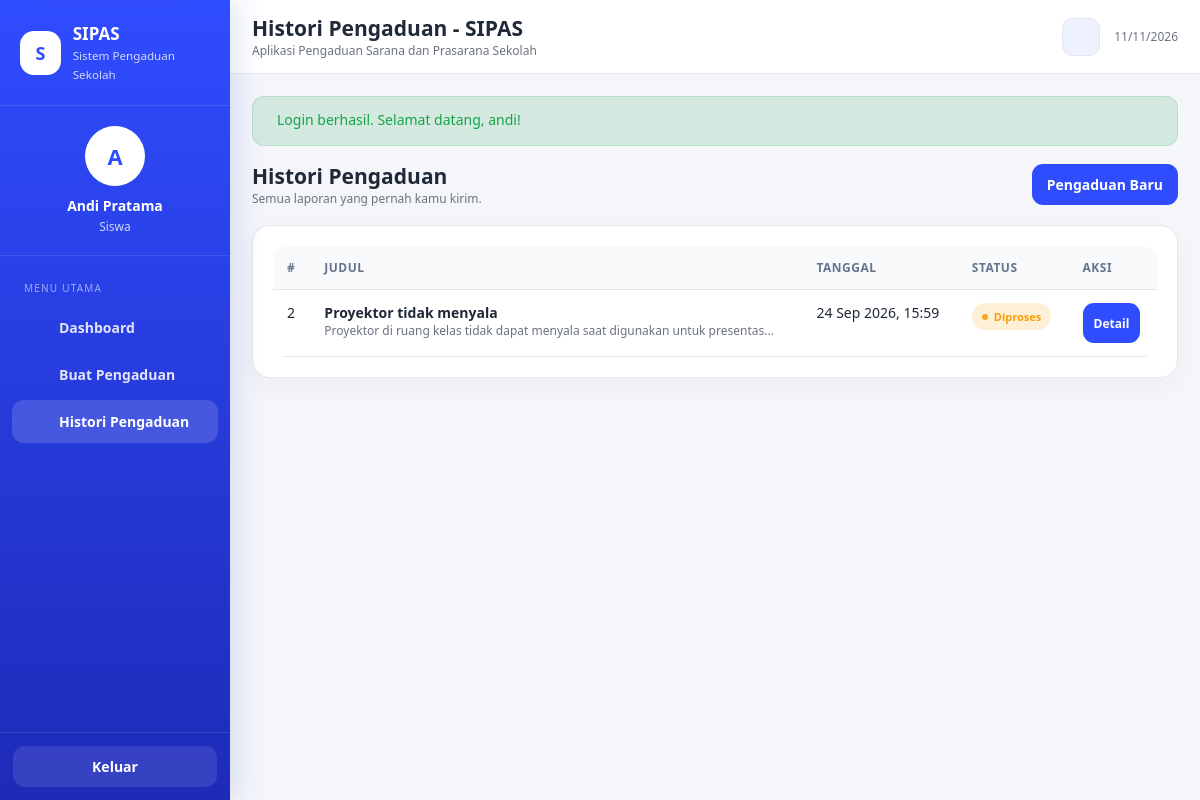
Screenshot of /index.php?page=histori (signed in) with the database file from the repository.
### tables this page shows
CREATE TABLE `pengaduan` (
  `id_pengaduan` int(10) UNSIGNED NOT NULL,
  `id_siswa` int(10) UNSIGNED NOT NULL,
  `judul_pengaduan` varchar(150) NOT NULL,
  `isi_pengaduan` text NOT NULL,
  `foto_bukti` varchar(255) DEFAULT NULL,
  `tanggal_pengaduan` datetime NOT NULL DEFAULT current_timestamp(),
  `status` enum('Diajukan','Diproses','Selesai','Ditolak') NOT NULL DEFAULT 'Diajukan'
);

### controllers/PengaduanController.php (called while the page is built, shortened)
<?php
class PengaduanController
{
    private $pengaduan;
    public function __construct($db)
    {
        $this->pengaduan = new PengaduanModel($db);
    }
    public function history() {
        view('siswa/histori', ['histori'=>$this->pengaduan->findBySiswa((int) $_SESSION['id_siswa'])]);
    }
}

### models/PengaduanModel.php (called while the page is built, shortened)
<?php
class PengaduanModel
{
    private $db;
    public function __construct($db)
    {
        $this->db = $db;
    }
    public function findBySiswa($idSiswa) {
        $stmt = $this->db->prepare('SELECT p.* FROM pengaduan p WHERE p.id_siswa = ? ORDER BY p.tanggal_pengaduan DESC, p.id_pengaduan DESC');
        $stmt->execute([$idSiswa]);
        return $stmt->fetchAll();
    }
}

### views/siswa/histori.php (the view)
<?php
$title='Histori Pengaduan - SIPAS'; $menu='histori'; require __DIR__ . '/../layout/header.php'; ?>
<div class="page-actions">
    <div><h2>Histori Pengaduan</h2><div class="small muted">Semua laporan yang pernah kamu kirim.</div></div>
    <a class="btn btn-primary" href="index.php?page=kirim-pengaduan"><?= uiIcon('plus') ?><span>Pengaduan Baru</span></a>
</div>
<div class="card">
    <div class="card-body">
        <?php if (empty($histori)): ?>
            <div class="empty-state">
                <div class="empty-state-icon"><?= uiIcon('history') ?></div>
                <h3>Belum ada pengaduan</h3>
                <p>Belum ada laporan yang tercatat di akunmu.</p>
                <a class="btn btn-primary" href="index.php?page=kirim-pengaduan"><?= uiIcon('plus') ?><span>Buat Pengaduan</span></a>
            </div>
        <?php else: ?>
            <div class="table-wrap">
                <table class="table">
                    <thead><tr><th>#</th><th>Judul</th><th>Tanggal</th><th>Status</th><th>Aksi</th></tr></thead>
                    <tbody>
                    <?php   foreach($histori as $item): ?>
                        <tr>
                            <td><?= (int)$item['id_pengaduan'] ?></td>
                            <td><strong><?= e($item['judul_pengaduan']) ?></strong><div class="small muted"><?= e(excerpt($item['isi_pengaduan'], 75)) ?></div></td>
                            <td><?= e(formatTanggal($item['tanggal_pengaduan'])) ?></td>
                            <td><?= statusBadge($item['status']) ?></td>
                            <td><a class="btn btn-primary btn-sm" href="index.php?page=siswa-detail&id=<?= (int)$item['id_pengaduan'] ?>">Detail</a></td>
                        </tr>
                    <?php endforeach; ?>
                    </tbody>
                </table>
            </div>
        <?php endif; ?>
    </div>
</div>
<?php require __DIR__ . '/../layout/footer.php'; ?>

### helpers.php (shortened to what this page needs)
<?php
function e($value) {
    return htmlspecialchars((string) $value, ENT_QUOTES | ENT_SUBSTITUTE, 'UTF-8');
}
function textLength($text) {
    $text = (string) $text;
    if (function_exists('mb_strlen')) return mb_strlen($text, 'UTF-8');
    $n = preg_match_all('/./us', $text, $m);
    return $n === false ? strlen($text) : $n;
}
function excerpt($text, $length) {
    $text = (string) $text;
    $length = (int) $length;
    if (function_exists('mb_substr')) {
        return mb_substr($text, 0, $length, 'UTF-8') . '...';
    }
    return substr($text, 0, $length) . '...';
}
function formatTanggal($tanggal) {
    $ts = strtotime($tanggal);
    $bulan = [1=>'Jan','Feb','Mar','Apr','Mei','Jun','Jul','Agu','Sep','Okt','Nov','Des'];
    return date('d', $ts) . ' ' . $bulan[(int) date('n', $ts)] . ' ' . date('Y, H:i', $ts);
}
function statusBadge($status) {
    $map = [
        'Diajukan' => 'badge-info',
        'Diproses' => 'badge-warning',
        'Selesai' => 'badge-success',
        'Ditolak' => 'badge-danger',
    ];
    $class = isset($map[$status]) ? $map[$status] : 'badge-muted';
    return '<span class="badge ' . e($class) . '" role="status"><span class="badge-dot" aria-hidden="true"></span>' . e($status) . '</span>';
}
function view($file, $data = []) {
    extract($data);
    require __DIR__ . '/views/' . $file . '.php';
}

### assets/style.css (style rules this page uses)
:root { --primary: #2f4cff; --primary-dark: #1e2bb8; --bg: #f4f6fa; --card: #fff; --card-alt: #f8fafc; --text: #1f2937; --muted: #6b7280; --border: #e5e7eb; --success: #16a34a; --warning: #f59e0b; --danger: #dc2626; --info: #2563eb; --input-bg: #fff; --input-border: #d7dce5; --shadow-card: rgba(15, 23, 42, .04); --shadow-row: rgba(15, 23, 42, .035); --sidebar-grad-1: #2f4cff; --sidebar-grad-2: #1e2bb8; --sidebar-shadow: rgba(30, 43, 184, .13); --chip-bg: #eef2ff; --btn-secondary-bg: #eef2f7; --btn-secondary-text: #334155; --table-th-bg: #f8fafc; --table-th-text: #64748b; --timeline-line: #dbe2ff; --timeline-dot-ring: #e9edff; --auth-bg-1: #ffffff; --auth-bg-2: #f4f6fa; --auth-hero-1: #f8fafc; --auth-hero-2: #eef2ff; --backdrop: rgba(15, 23, 42, .38); }
* { box-sizing: border-box; }
html { height: 100%; }
html, body { margin: 0; padding: 0; font-family: "Segoe UI", Tahoma, Arial, sans-serif; background: var(--bg); color: var(--text); font-size: 14px; min-height: 100%; overflow-x: hidden; transition: background-color .2s ease, color .2s ease; }
body { -webkit-text-size-adjust: 100%; min-height: 100dvh; padding-top: env( safe-area-inset-top, 0px ); padding-bottom: env( safe-area-inset-bottom, 0px ); }
a { text-decoration: none; color: inherit; }
.card { background: var(--card); border: 1px solid var(--border); border-radius: 18px; box-shadow: 0 8px 24px var(--shadow-card); }
.card-body { padding: 20px; }
.btn { border: 0; border-radius: 11px; padding: 11px 15px; display: inline-flex; align-items: center; justify-content: center; gap: 8px; font-weight: 700; cursor: pointer; }
.btn-primary { background: var(--primary); color: #fff; }
.btn-sm { padding: 8px 11px; font-size: 12px; }
.table-wrap { width: 100%; overflow-x: auto; overflow-y: hidden; -webkit-overflow-scrolling: touch; border-radius: 14px; }
.table { width: 100%; border-collapse: collapse; min-width: 700px; }
.table td, .table th { word-break: normal; }
.table th, .table td { padding: 13px 14px; border-bottom: 1px solid var(--border); vertical-align: top; text-align: left; }
.table th { font-size: 12px; text-transform: uppercase; letter-spacing: .04em; color: var(--table-th-text); background: var(--table-th-bg); }
.badge { display: inline-flex; align-items: center; padding: 6px 10px; border-radius: 999px; font-size: 11px; font-weight: 800; }
.badge-warning { background: rgba(245,158,11,.16); color: var(--warning); }
.page-actions { display: flex; justify-content: space-between; align-items: center; gap: 12px; margin-bottom: 18px; }
.muted { color: var(--muted); }
.small { font-size: 12px; }
button, a, input, textarea, select { -webkit-tap-highlight-color: transparent; }
.btn { min-height: 40px; transition: background-color .2s ease, color .2s ease, transform .2s ease, box-shadow .2s ease, opacity .2s ease; }
.page-actions h2, .page-actions h3, .section-heading h2, .section-title h3, .section-title-simple { margin: 0; }
.badge-dot { width: 6px; height: 6px; border-radius: 50%; background: currentColor; opacity: .9; margin-right: 6px; }

### rows the page displays
pengaduan: id_pengaduan "2", judul_pengaduan "Proyektor tidak menyala", isi_pengaduan "Proyektor di ruang kelas tidak dapat menyala saat digunakan untuk presentas...", tanggal_pengaduan "24 Sep 2026, 15:59", status "Diproses"

### other values shown
substr($name, 0, 1) "A"
$name "Andi Pratama"
$title "Histori Pengaduan - SIPAS"
$flash['message'] "Login berhasil. Selamat datang, andi!"
